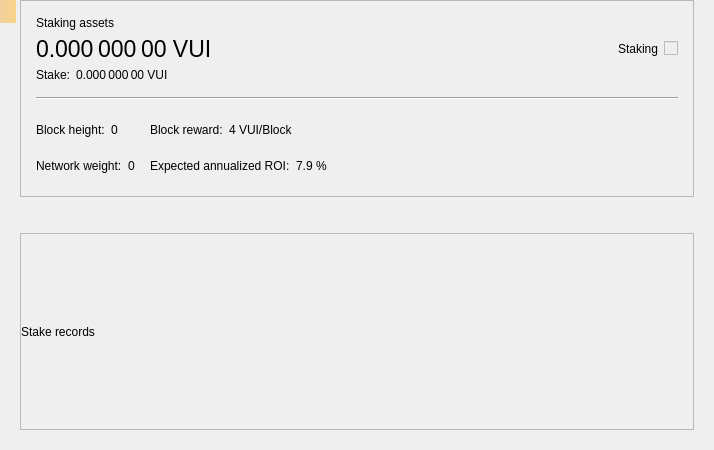
<?xml version="1.0" encoding="UTF-8"?>
<ui version="4.0">
 <class>StakePage</class>
 <widget class="QWidget" name="StakePage">
  <property name="geometry">
   <rect>
    <x>0</x>
    <y>0</y>
    <width>714</width>
    <height>450</height>
   </rect>
  </property>
  <property name="windowTitle">
   <string>Form</string>
  </property>
  <layout class="QVBoxLayout" name="verticalLayout_3">
   <property name="leftMargin">
    <number>20</number>
   </property>
   <property name="topMargin">
    <number>0</number>
   </property>
   <property name="rightMargin">
    <number>20</number>
   </property>
   <property name="bottomMargin">
    <number>20</number>
   </property>
   <item>
    <widget class="QFrame" name="frameStakeInfo">
     <property name="frameShape">
      <enum>QFrame::StyledPanel</enum>
     </property>
     <property name="frameShadow">
      <enum>QFrame::Raised</enum>
     </property>
     <layout class="QVBoxLayout" name="verticalLayout">
      <property name="spacing">
       <number>15</number>
      </property>
      <property name="leftMargin">
       <number>15</number>
      </property>
      <property name="topMargin">
       <number>15</number>
      </property>
      <property name="rightMargin">
       <number>15</number>
      </property>
      <property name="bottomMargin">
       <number>15</number>
      </property>
      <item>
       <layout class="QGridLayout" name="gridLayout_2">
        <property name="spacing">
         <number>6</number>
        </property>
        <item row="1" column="0">
         <widget class="QLabel" name="labelAssets">
          <property name="font">
           <font>
            <pointsize>17</pointsize>
           </font>
          </property>
          <property name="cursor">
           <cursorShape>IBeamCursor</cursorShape>
          </property>
          <property name="toolTip">
           <string>Your current spendable balance</string>
          </property>
          <property name="text">
           <string notr="true">0.000 000 00 VUI</string>
          </property>
          <property name="alignment">
           <set>Qt::AlignLeading|Qt::AlignLeft|Qt::AlignVCenter</set>
          </property>
          <property name="textInteractionFlags">
           <set>Qt::LinksAccessibleByMouse|Qt::TextSelectableByMouse</set>
          </property>
         </widget>
        </item>
        <item row="0" column="0">
         <widget class="QLabel" name="labelAssetsText">
          <property name="text">
           <string>Staking assets</string>
          </property>
          <property name="alignment">
           <set>Qt::AlignLeading|Qt::AlignLeft|Qt::AlignVCenter</set>
          </property>
         </widget>
        </item>
        <item row="1" column="2">
         <spacer name="horizontalSpacer_2">
          <property name="orientation">
           <enum>Qt::Horizontal</enum>
          </property>
          <property name="sizeHint" stdset="0">
           <size>
            <width>40</width>
            <height>20</height>
           </size>
          </property>
         </spacer>
        </item>
        <item row="4" column="0">
         <layout class="QHBoxLayout" name="horizontalLayout_5">
          <property name="spacing">
           <number>6</number>
          </property>
          <item>
           <widget class="QLabel" name="labelStakeText">
            <property name="sizePolicy">
             <sizepolicy hsizetype="Maximum" vsizetype="Preferred">
              <horstretch>0</horstretch>
              <verstretch>0</verstretch>
             </sizepolicy>
            </property>
            <property name="text">
             <string>Stake:</string>
            </property>
            <property name="alignment">
             <set>Qt::AlignLeading|Qt::AlignLeft|Qt::AlignVCenter</set>
            </property>
           </widget>
          </item>
          <item>
           <widget class="QLabel" name="labelStake">
            <property name="text">
             <string>0.000 000 00 VUI</string>
            </property>
            <property name="alignment">
             <set>Qt::AlignLeading|Qt::AlignLeft|Qt::AlignVCenter</set>
            </property>
            <property name="textInteractionFlags">
             <set>Qt::LinksAccessibleByMouse|Qt::TextSelectableByMouse</set>
            </property>
           </widget>
          </item>
          <item>
           <spacer name="horizontalSpacer_3">
            <property name="orientation">
             <enum>Qt::Horizontal</enum>
            </property>
            <property name="sizeType">
             <enum>QSizePolicy::Minimum</enum>
            </property>
            <property name="sizeHint" stdset="0">
             <size>
              <width>0</width>
              <height>0</height>
             </size>
            </property>
           </spacer>
          </item>
         </layout>
        </item>
        <item row="1" column="4">
         <widget class="QLabel" name="labelStaking">
          <property name="text">
           <string>Staking</string>
          </property>
         </widget>
        </item>
        <item row="1" column="5">
         <widget class="QSwitchControl" name="checkStake">
          <property name="enabled">
           <bool>false</bool>
          </property>
         </widget>
        </item>
       </layout>
      </item>
      <item>
       <widget class="Line" name="hLine">
        <property name="orientation">
         <enum>Qt::Horizontal</enum>
        </property>
       </widget>
      </item>
      <item>
       <layout class="QGridLayout" name="gridLayout">
        <property name="verticalSpacing">
         <number>6</number>
        </property>
        <item row="0" column="0">
         <layout class="QHBoxLayout" name="horizontalLayout">
          <property name="spacing">
           <number>6</number>
          </property>
          <item>
           <widget class="QLabel" name="labelHeightText">
            <property name="sizePolicy">
             <sizepolicy hsizetype="Maximum" vsizetype="Preferred">
              <horstretch>0</horstretch>
              <verstretch>0</verstretch>
             </sizepolicy>
            </property>
            <property name="text">
             <string>Block height:</string>
            </property>
            <property name="alignment">
             <set>Qt::AlignLeading|Qt::AlignLeft|Qt::AlignVCenter</set>
            </property>
           </widget>
          </item>
          <item>
           <widget class="QLabel" name="labelHeight">
            <property name="text">
             <string>0</string>
            </property>
            <property name="alignment">
             <set>Qt::AlignLeading|Qt::AlignLeft|Qt::AlignVCenter</set>
            </property>
            <property name="textInteractionFlags">
             <set>Qt::LinksAccessibleByMouse|Qt::TextSelectableByMouse</set>
            </property>
           </widget>
          </item>
          <item>
           <spacer name="horizontalSpacer_4">
            <property name="orientation">
             <enum>Qt::Horizontal</enum>
            </property>
            <property name="sizeType">
             <enum>QSizePolicy::Minimum</enum>
            </property>
            <property name="sizeHint" stdset="0">
             <size>
              <width>0</width>
              <height>0</height>
             </size>
            </property>
           </spacer>
          </item>
         </layout>
        </item>
        <item row="0" column="1">
         <layout class="QHBoxLayout" name="horizontalLayout_3">
          <property name="spacing">
           <number>6</number>
          </property>
          <item>
           <widget class="QLabel" name="labelRewardText">
            <property name="sizePolicy">
             <sizepolicy hsizetype="Maximum" vsizetype="Preferred">
              <horstretch>0</horstretch>
              <verstretch>0</verstretch>
             </sizepolicy>
            </property>
            <property name="text">
             <string>Block reward:</string>
            </property>
            <property name="alignment">
             <set>Qt::AlignLeading|Qt::AlignLeft|Qt::AlignVCenter</set>
            </property>
           </widget>
          </item>
          <item>
           <widget class="QLabel" name="labelReward">
            <property name="text">
             <string>4 VUI/Block</string>
            </property>
            <property name="alignment">
             <set>Qt::AlignLeading|Qt::AlignLeft|Qt::AlignVCenter</set>
            </property>
            <property name="textInteractionFlags">
             <set>Qt::LinksAccessibleByMouse|Qt::TextSelectableByMouse</set>
            </property>
           </widget>
          </item>
          <item>
           <spacer name="horizontalSpacer_6">
            <property name="orientation">
             <enum>Qt::Horizontal</enum>
            </property>
            <property name="sizeType">
             <enum>QSizePolicy::Minimum</enum>
            </property>
            <property name="sizeHint" stdset="0">
             <size>
              <width>0</width>
              <height>0</height>
             </size>
            </property>
           </spacer>
          </item>
         </layout>
        </item>
        <item row="0" column="2" rowspan="2">
         <spacer name="horizontalSpacer">
          <property name="orientation">
           <enum>Qt::Horizontal</enum>
          </property>
          <property name="sizeHint" stdset="0">
           <size>
            <width>40</width>
            <height>20</height>
           </size>
          </property>
         </spacer>
        </item>
        <item row="1" column="0">
         <layout class="QHBoxLayout" name="horizontalLayout_2">
          <property name="spacing">
           <number>6</number>
          </property>
          <item>
           <widget class="QLabel" name="labelWeightText">
            <property name="sizePolicy">
             <sizepolicy hsizetype="Maximum" vsizetype="Preferred">
              <horstretch>0</horstretch>
              <verstretch>0</verstretch>
             </sizepolicy>
            </property>
            <property name="text">
             <string>Network weight:</string>
            </property>
            <property name="alignment">
             <set>Qt::AlignLeading|Qt::AlignLeft|Qt::AlignVCenter</set>
            </property>
           </widget>
          </item>
          <item>
           <widget class="QLabel" name="labelWeight">
            <property name="text">
             <string>0</string>
            </property>
            <property name="alignment">
             <set>Qt::AlignLeading|Qt::AlignLeft|Qt::AlignVCenter</set>
            </property>
            <property name="textInteractionFlags">
             <set>Qt::LinksAccessibleByMouse|Qt::TextSelectableByMouse</set>
            </property>
           </widget>
          </item>
          <item>
           <spacer name="horizontalSpacer_5">
            <property name="orientation">
             <enum>Qt::Horizontal</enum>
            </property>
            <property name="sizeType">
             <enum>QSizePolicy::Minimum</enum>
            </property>
            <property name="sizeHint" stdset="0">
             <size>
              <width>0</width>
              <height>0</height>
             </size>
            </property>
           </spacer>
          </item>
         </layout>
        </item>
        <item row="1" column="1">
         <layout class="QHBoxLayout" name="horizontalLayout_4">
          <property name="spacing">
           <number>6</number>
          </property>
          <item>
           <widget class="QLabel" name="labelROIText">
            <property name="sizePolicy">
             <sizepolicy hsizetype="Maximum" vsizetype="Preferred">
              <horstretch>0</horstretch>
              <verstretch>0</verstretch>
             </sizepolicy>
            </property>
            <property name="text">
             <string>Expected annualized ROI:</string>
            </property>
            <property name="alignment">
             <set>Qt::AlignLeading|Qt::AlignLeft|Qt::AlignVCenter</set>
            </property>
           </widget>
          </item>
          <item>
           <widget class="QLabel" name="labelROI">
            <property name="text">
             <string>7.9 %</string>
            </property>
            <property name="alignment">
             <set>Qt::AlignLeading|Qt::AlignLeft|Qt::AlignVCenter</set>
            </property>
            <property name="textInteractionFlags">
             <set>Qt::LinksAccessibleByMouse|Qt::TextSelectableByMouse</set>
            </property>
           </widget>
          </item>
          <item>
           <spacer name="horizontalSpacer_7">
            <property name="orientation">
             <enum>Qt::Horizontal</enum>
            </property>
            <property name="sizeType">
             <enum>QSizePolicy::Minimum</enum>
            </property>
            <property name="sizeHint" stdset="0">
             <size>
              <width>0</width>
              <height>0</height>
             </size>
            </property>
           </spacer>
          </item>
         </layout>
        </item>
       </layout>
      </item>
     </layout>
    </widget>
   </item>
   <item>
    <spacer name="verticalSpacer">
     <property name="orientation">
      <enum>Qt::Vertical</enum>
     </property>
     <property name="sizeType">
      <enum>QSizePolicy::Fixed</enum>
     </property>
     <property name="sizeHint" stdset="0">
      <size>
       <width>20</width>
       <height>30</height>
      </size>
     </property>
    </spacer>
   </item>
   <item>
    <widget class="QFrame" name="frameStakeRecords">
     <property name="frameShape">
      <enum>QFrame::StyledPanel</enum>
     </property>
     <property name="frameShadow">
      <enum>QFrame::Raised</enum>
     </property>
     <layout class="QVBoxLayout" name="verticalLayout_2">
      <property name="leftMargin">
       <number>0</number>
      </property>
      <property name="topMargin">
       <number>0</number>
      </property>
      <property name="rightMargin">
       <number>0</number>
      </property>
      <property name="bottomMargin">
       <number>0</number>
      </property>
      <item>
       <widget class="QLabel" name="labelRecordsText">
        <property name="text">
         <string>Stake records</string>
        </property>
       </widget>
      </item>
     </layout>
    </widget>
   </item>
  </layout>
  <widget class="QLabel" name="labelAlerts">
   <property name="geometry">
    <rect>
     <x>0</x>
     <y>0</y>
     <width>16</width>
     <height>23</height>
    </rect>
   </property>
   <property name="visible">
    <bool>false</bool>
   </property>
   <property name="styleSheet">
    <string notr="true">QLabel { background-color: qlineargradient(x1: 0, y1: 0, x2: 1, y2: 0, stop:0 #F0D0A0, stop:1 #F8D488); color:#000000; }</string>
   </property>
   <property name="wordWrap">
    <bool>true</bool>
   </property>
   <property name="margin">
    <number>3</number>
   </property>
   <property name="textInteractionFlags">
    <set>Qt::TextSelectableByMouse</set>
   </property>
  </widget>
 </widget>
 <customwidgets>
  <customwidget>
   <class>QSwitchControl</class>
   <extends>QCheckBox</extends>
   <header>qt/qswitchcontrol.h</header>
  </customwidget>
 </customwidgets>
 <resources/>
 <connections/>
</ui>
